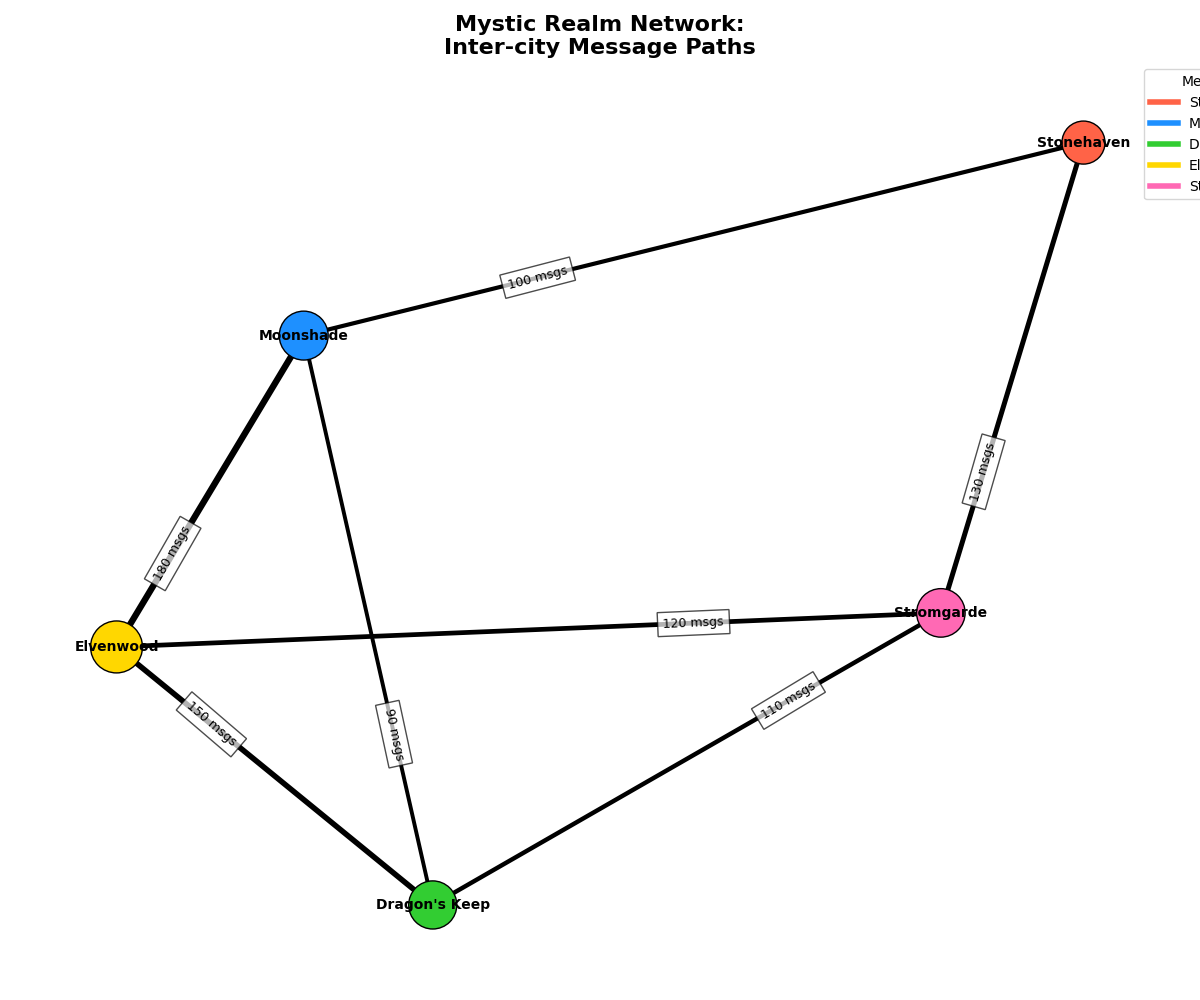

Generate this figure with Python:
import matplotlib.pyplot as plt
import networkx as nx

# Define the names of cities (shuffled)
cities = ["Stonehaven", "Moonshade", "Dragon's Keep", "Elvenwood", "Stromgarde"]

# Connections with message frequencies
connections = [
    ("Stonehaven", "Moonshade", 100),
    ("Moonshade", "Dragon's Keep", 90),
    ("Dragon's Keep", "Elvenwood", 150),
    ("Elvenwood", "Stromgarde", 120),
    ("Stromgarde", "Stonehaven", 130),
    ("Stromgarde", "Dragon's Keep", 110),
    ("Elvenwood", "Moonshade", 180)
]

# Create an undirected graph
G = nx.Graph()
G.add_nodes_from(cities)

# Add edges with weights
for source, dest, frequency in connections:
    G.add_edge(source, dest, weight=frequency)

# Calculate total message frequency per city
message_frequencies = {city: sum(d['weight'] for u, v, d in G.edges(city, data=True)) for city in cities}

# Define node sizes based on total message frequency
node_sizes = [500 + message_frequencies[city] * 2 for city in cities]

# Define positions using a spring layout
pos = nx.spring_layout(G, k=0.5, seed=42)

# Extract weights for edge labels and widths
edge_labels = {(u, v): f'{d["weight"]} msgs' for u, v, d in G.edges(data=True)}
edge_widths = [1 + G[u][v]['weight'] / 50 for u, v in G.edges()]

# Define color maps for nodes and edges
node_colors = ['#FF6347', '#1E90FF', '#32CD32', '#FFD700', '#FF69B4']

# Draw the graph
plt.figure(figsize=(12, 10))
nx.draw_networkx_nodes(G, pos, node_size=node_sizes, node_color=node_colors, edgecolors='black')
nx.draw_networkx_edges(G, pos, edgelist=G.edges, edge_color='black', width=edge_widths)
nx.draw_networkx_labels(G, pos, font_size=10, font_weight='bold')

# Add edge labels
nx.draw_networkx_edge_labels(G, pos, edge_labels=edge_labels, font_size=9, label_pos=0.3, bbox=dict(facecolor='white', alpha=0.7))

# Altered title and layout
plt.title("Mystic Realm Network:\nInter-city Message Paths", fontsize=16, fontweight='bold')
plt.axis('off')
plt.tight_layout()

# Create a custom legend
legend_lines = [plt.Line2D([0], [0], color=node_colors[i], lw=4) for i in range(len(cities))]
plt.legend(legend_lines, cities, title="Metropoles", loc='upper right', bbox_to_anchor=(1.1, 1))

# Show the plot
plt.show()
